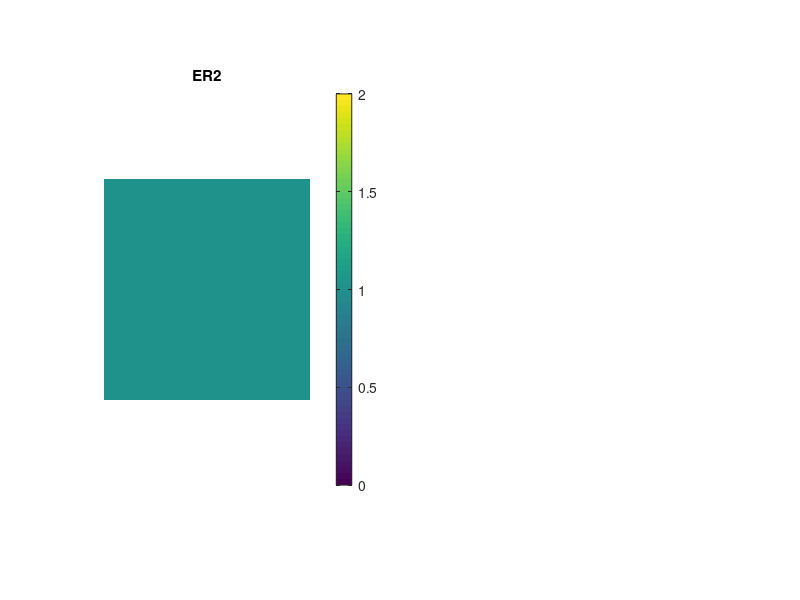

Reproduce this figure in MATLAB. (Note: this script raises an error after producing the figure.)
% Simulacion de onda cilindrica propagandose en el vacio.

% INITIALIZE MATLAB
close all;
clc;
clear all;

% UNITS
degrees     = pi/180;
meters      = 1;
centimeters = 1e-2 * meters;
millimeters = 1e-3 * meters;
micrometers = 1e-6 * meters;
nanometers  = 1e-9 * meters;
inches      = 2.54 * centimeters;
feet        = 12 * inches;
seconds     = 1;
hertz       = 1/seconds;
kilohertz   = 1e3 * hertz;
megahertz   = 1e6 * hertz;
gigahertz   = 1e9 * hertz;
terahertz   = 1e12 * hertz;
petahertz   = 1e15 * hertz;

% CONSTANTS
e0 = 8.85418782e-12 * 1/meters;
u0 = 1.25663706e-6 * 1/meters;
N0 = sqrt(u0/e0);
c0 = 299792458 * meters/seconds;

%%%%%%%%%%%%%%%%%%%%%%%%%%%%%%%%%%%%%%%%%%%%%%%%%%%%%%%%%
%% DASHBOARD
%%%%%%%%%%%%%%%%%%%%%%%%%%%%%%%%%%%%%%%%%%%%%%%%%%%%%%%%%

% DEFINE CILINDRCAL WAVE SOURCE PARAMETERS
f0    = 120.0 * gigahertz;
theta = 30*degrees;
lam0  = c0/f0;
k0    = 2*pi/lam0;
MODE  = 'E';

% MEDIUM PARAMETERS

er1 = 1.0;
ur1 = 1.0;

% DEFINE FDFD PARAMETERS
NRES   = 100;
real_x = 1.5 * centimeters;
real_y =  1.0 * centimeters;
SPACER = lam0*[1 1];
NPML   = [20 20 20 20];
ermax  = er1;
nmax   = sqrt(ermax);

%%%%%%%%%%%%%%%%%%%%%%%%%%%%%%%%%%%%%%%%%%%%%%%%%%%%%%%%%
%% CALCULATE OPTIMIZED GRID
%%%%%%%%%%%%%%%%%%%%%%%%%%%%%%%%%%%%%%%%%%%%%%%%%%%%%%%%%

% GRID RESOLUTION
dx = lam0/nmax/NRES;
dy = lam0/nmax/NRES;

% GRID SIZE
Sx = real_x;
Nx = ceil(Sx/dx);
Sx = Nx*dx;

Sy = SPACER(1) + real_y + SPACER(2);
Ny = NPML(1) + ceil(Sy/dy) + NPML(1);
Sy = Ny*dy;

% 2X GRID
Nx2 = 2*Nx;             dx2 = dx/2;
Ny2 = 2*Ny;             dy2 = dy/2;

% CALCULATE AXIS VECTORS
xa = [1:Nx]*dx;
ya = [1:Ny]*dy;
[Y,X] = meshgrid(ya,xa);
xa2 = [1:Nx2]*dx2;
ya2 = [1:Ny2]*dy2;

%%%%%%%%%%%%%%%%%%%%%%%%%%%%%%%%%%%%%%%%%%%%%%%%%%%%%%%%%
%% BUILD DIFFRACTION GRATING
%%%%%%%%%%%%%%%%%%%%%%%%%%%%%%%%%%%%%%%%%%%%%%%%%%%%%%%%%

% INITIALIZE VACUMM
ER2 = er1*ones(Nx2,Ny2);
UR2 = ur1*ones(Nx2,Ny2);
 
 
% SHOW REPRESENTED SPACE
subplot(121);
imagesc(xa2,ya2,ER2.');
axis equal tight off;
colorbar;
title('ER2');

% INCORPORATE PML
[ERxx,ERyy,ERzz,URxx,URyy,URzz] ...
                    = addupml2d(ER2,UR2,NPML);

% DIAGONALIZE MATERIAL TENSORS
ERxx = diag(sparse(ERxx(:)));
ERyy = diag(sparse(ERyy(:)));
ERzz = diag(sparse(ERzz(:)));
URxx = diag(sparse(URxx(:)));
URyy = diag(sparse(URyy(:)));
URzz = diag(sparse(URzz(:)));

%%%%%%%%%%%%%%%%%%%%%%%%%%%%%%%%%%%%%%%%%%%%%%%%%%%%%%%%%
%% PERFORM FDFD ANALYSIS
%%%%%%%%%%%%%%%%%%%%%%%%%%%%%%%%%%%%%%%%%%%%%%%%%%%%%%%%%

% BUILD DERIVATIVE MATRICES
NS  = [Nx Ny];
RES = [dx dy];
BC  = [0 0];
[DEX,DEY,DHX,DHY] = yeeder2d(NS,k0*RES,BC,k0/k0);
        
% BUILD WAVE MATRIX
if MODE == 'E'
    A = DHX/URyy*DEX + DHY/URxx*DEY + ERzz;
else
    A = DEX/ERyy*DHX + DEY/ERxx*DHY + URzz;
end

% CALCULATE SOURCE FIELD
x0 = Sx/2;                % posición fuente en x
y0 = Sy/2;                % posición fuente en y
R  = sqrt( (X - x0).^2 + (Y - y0).^2 );
R(R==0) = dx/10;        
fsrc = besselh(0, 1, k0 * R);  % Funcion de Hankel primera especie, orden 0

% CALCULATE SCATTERED-FIELD MASKING MATRIX
Q = zeros(Nx,Ny);
r_mask = lam0*2.5;  % radio zona TF
Q( R < r_mask ) = 1;
Q = diag(sparse(Q(:)));


% CALCULATE SOURCE VECTOR
b = (Q*A - A*Q)*fsrc(:);

% SOLVE FOR FIELD
f = A\b;
f = reshape(f,Nx,Ny);

% SHOW FIELD
subplot(122);
pcolor(xa,ya,real(f).');
shading interp;
axis equal tight;
set(gca,'YDir','reverse');
caxis([-1 1]);
colorbar;
title('real(E_z)');

%%
figure(2)
pcolor(xa,ya,abs(f).'); shading interp; axis equal tight;
set(gca,'YDir','reverse'); colorbar; title('|E_z|');


%% Visualización de la máscara Q
figure(3);
Q_matrix = reshape(full(diag(Q)),Nx,Ny);
imagesc(xa,ya,Q_matrix.');
axis equal tight;
set(gca,'YDir','reverse');
colormap(parula);
colorbar;
title('Máscara Q (zona de inyección)');
xlabel('x [m]');
ylabel('y [m]');
